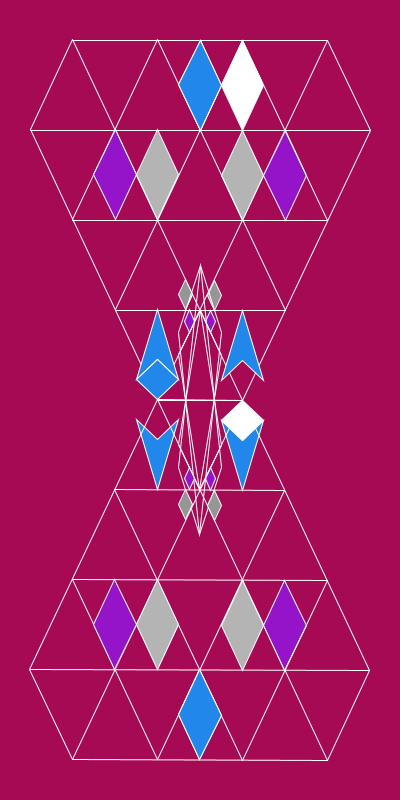
Frame 1 (no input)
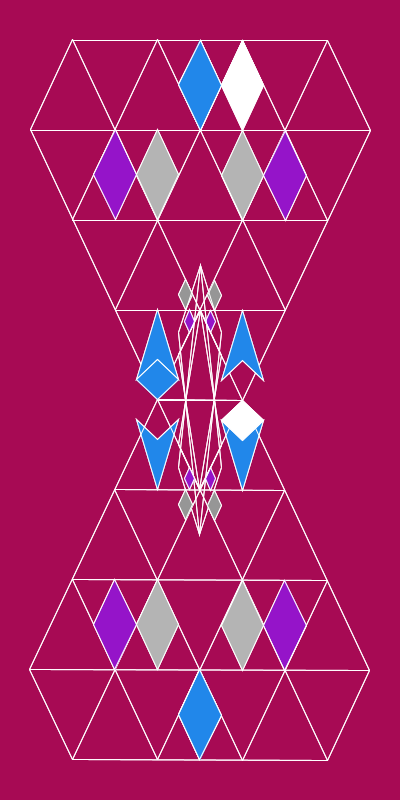
Frame 2 (the mouse pressed at the canvas centre, redrawn once)

The Processing sketch that drew these frames (run headless with seeded random() and noise(); the mouse was pressed at the canvas centre and the sketch redrawn once):

// Processing sketch: processing_24604
// ── processing_24604.pde



//////   WALLPAPER PROJECT 2   ////////
//////       -------------     ////////

void setup(){
  size(400,800);
  
  background(167, 10, 84);
  smooth();
  noLoop();
  
  strokeWeight(1);
  stroke(255);
}

final float xStart = 30;
final float yStart = 40;

float xs, ys;

float xDiff;
float yDiff;

void draw(){
  
  
  xs = xStart - width / 2;
  ys = yStart - height / 2;
  xDiff = (width / 2 - xStart) / 4;
  yDiff = (height / 2 - yStart) / 4;
  
  translate(width / 2, height / 2);
  
  horiLines();
  rotate(PI);
  horiLines();
  
  rotate(PI);
  diaLines();
  scale(-1.0, 1.0);
  diaLines();
  rotate(PI);
  diaLines();
  scale(-1.0, 1.0);
  diaLines();
  rotate(PI);
  

  
  float at = xs + xDiff * 5;
  fill(255);
  quad(at, ys, at + xDiff / 2, ys + yDiff / 2, at, ys + yDiff, at - xDiff / 2, ys + yDiff / 2);
  
  fill(33, 135, 234);
  rotate(PI);
  quad(at, yStart, at + xDiff / 2, yStart / 2, at, 0, at - xDiff / 2, yStart / 2);
  
  rotate(PI);
  fill(255);
  quad(at, yStart, at + xDiff / 2, yStart / 2, at, 0, at - xDiff / 2, yStart / 2);
  
  
  
}

void horiLines() {
  int i = 0;
  line(xs + xDiff, ys, width / 2 - (xStart + xDiff), ys);
  while (i < 4) {
    line(xs + i * xDiff, ys + yDiff + i * yDiff,
         width / 2 - (xStart + i * xDiff), ys + yDiff + i * yDiff);
    i += 1;
  }
  float at = xs + xDiff * 5;
  fill(240, 193, 2);
  
  
  
}

void diaLines() {
  int i = 0;
  while (i < 4) {
    line(xs + i * xDiff, ys + (i + 1) * yDiff, xs + (i * 2 + 1) * xDiff, ys);
    i += 1;
  }
  line(xs + 5 * xDiff, ys + 4 * yDiff, xs + 8 * xDiff, ys + yDiff);
  
  float at = xs + xDiff * 5;
  fill(180);
  quad(at, ys + yDiff, at + xDiff / 2, (ys + yDiff / 2) + yDiff, at, (ys + yDiff) + yDiff, at - xDiff / 2, (ys + yDiff / 2) + yDiff);
  
  fill(149, 20, 201);
  quad(at + xDiff, ys + yDiff, (at + xDiff / 2) + xDiff, (ys + yDiff / 2) + yDiff, at + xDiff, (ys + yDiff) + yDiff, (at - xDiff / 2) + xDiff, (ys + yDiff / 2) + yDiff);
  
  fill(33, 135, 234);
  quad(0, ys, 0 + xDiff / 2, ys + yDiff / 2, 0, ys + yDiff, 0 - xDiff / 2, ys + yDiff / 2);
  
  fill(150); 
  quad(0, yDiff, 0 + xDiff / 2, yDiff / 2, 0, yDiff, 0 - xDiff / 2, 0 - yDiff / 2);
  
  fill(11, 29, 118);
  quad(0, yDiff * 1.5, 0 + xDiff / 2, (yDiff / 2) * 1.5, 0, yDiff * 1.5, 0 - xDiff / 2, (0 - yDiff / 2) * 1.5);
  
  fill(33, 135, 234);
  quad(at, yStart, at + xDiff / 2, yStart / 2, at, yDiff, at - xDiff / 2, yStart / 2);
  
  fill(149, 20, 201);
  
  quad(at / 4, ys / 4, (at + xDiff / 2) / 4, (ys + yDiff / 2) / 4, at / 4, (ys + yDiff) / 4, (at - xDiff / 2) / 4, (ys + yDiff / 2) / 4);
  
  fill(150);
  quad(at / 3, ys / 3, (at + xDiff / 2) / 3, (ys + yDiff / 2) / 3, at / 3, (ys + yDiff) / 3, (at - xDiff / 2) / 3, (ys + yDiff / 2) / 3);
  
  
  
  

  
  
  
}
